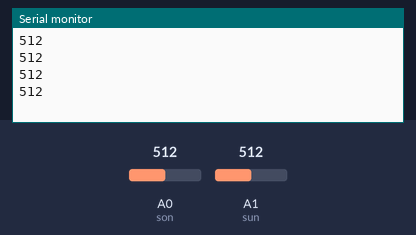
A sketch run on a simulated Arduino Uno, built with avr-gcc and run on an emulated ATmega328P. Shown: the last lines printed to the serial monitor. Inputs (shaded band) come from the test bench; at power-on: A0 (son) = 512, A1 (sun) = 512.

Above: at 1.8 s.
1.9 s: A0 (son) set to 716
At 2.4 s:
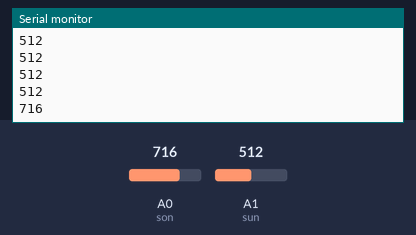
3.4 s: A1 (sun) set to 306
At 3.9 s:
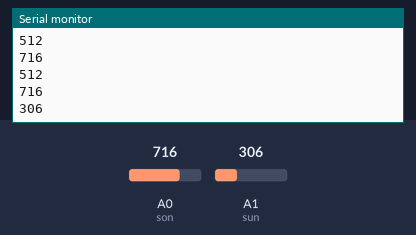
4.9 s: A0 (son) set to 900
At 5.4 s:
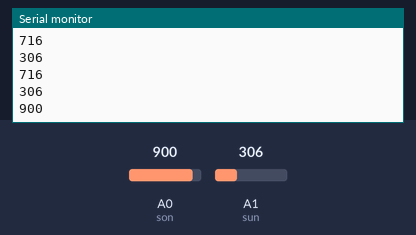
6.4 s: A1 (sun) set to 122
At 6.9 s:
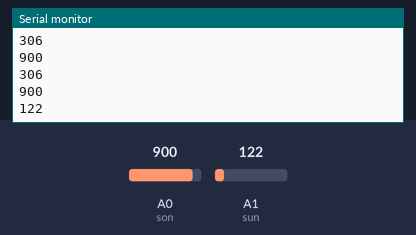
Timing chart, 0 to 8.9 s (numbered marks = the images above; inputs shaded):
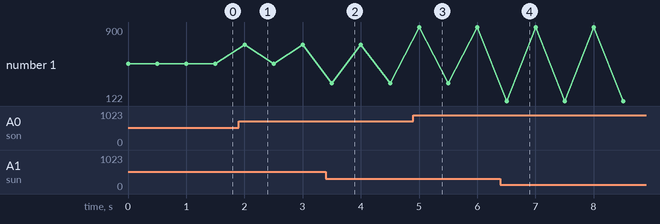

The sketch:

ldr_2_grafik.ino
```cpp
int son = A0;
int sun = A1;
int LDR1 = 0;
int LDR2 = 0;

void setup()
{
  Serial.begin(9600);
  pinMode(son, INPUT);
  pinMode(sun, INPUT);
}

void loop()
{
  LDR1 = analogRead(son);
  Serial.println(LDR1);
  delay(500);

  LDR2 = analogRead(sun);
  Serial.println(LDR2);
  delay(500);
}
```

Measured:
- after the input at 1.9 s, the serial monitor: prints a new line after 0.10 s (image 1)
- after the input at 3.4 s, the serial monitor: prints a new line after 0.10 s (image 2)
- after the input at 4.9 s, the serial monitor: prints a new line after 0.10 s (image 3)
- after the input at 6.4 s, the serial monitor: prints a new line after 0.10 s (image 4)
- plotted number 1: 512 → 716 after the input at 1.9 s, 716 → 306 after the input at 3.4 s, 306 → 900 after the input at 4.9 s, 900 → 122 after the input at 6.4 s
